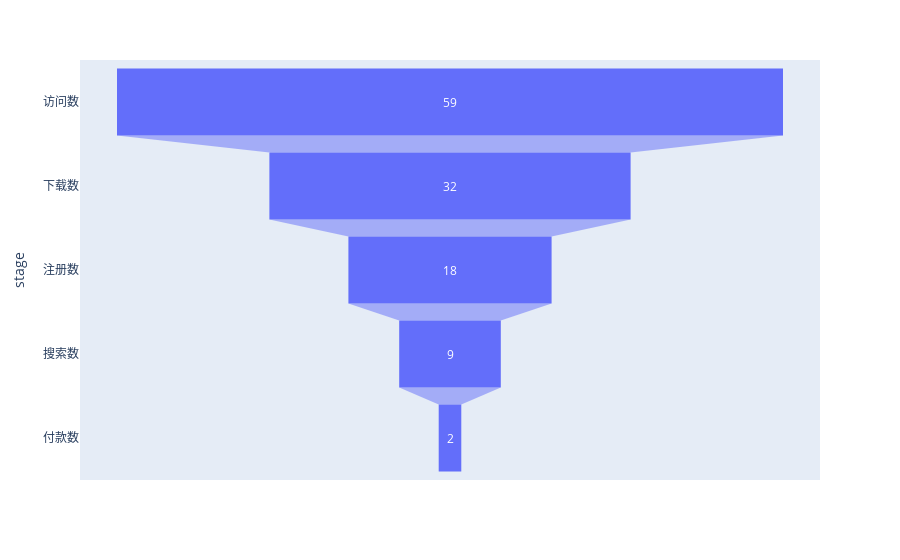

Source (notebook cell):
### Code cell
data = dict(
    number = [59, 32, 18, 9, 2],
    stage = ['访问数', '下载数', '注册数', '搜索数', '付款数'],
)
fig = px.funnel(data, x='number', y='stage')  # 把数据传进漏斗图
fig.show()  # 显示漏斗图

### Figure 1 — Plotly figure (JSON) as saved in the notebook; plotly's stock layout.template omitted (floating-point values rounded to 4 significant figures)
{"data": [{"hovertemplate": "number=%{x}<br>stage=%{y}<extra></extra>", "legendgroup": "", "marker": {"color": "#636efa"}, "name": "", "orientation": "h", "showlegend": false, "type": "funnel", "x": [59, 32, 18, 9, 2], "xaxis": "x", "y": ["访问数", "下载数", "注册数", "搜索数", "付款数"], "yaxis": "y"}], "layout": {"legend": {"tracegroupgap": 0}, "margin": {"t": 60}, "xaxis": {"anchor": "y", "domain": [0, 1], "title": {"text": "number"}}, "yaxis": {"anchor": "x", "domain": [0, 1], "title": {"text": "stage"}}}}
